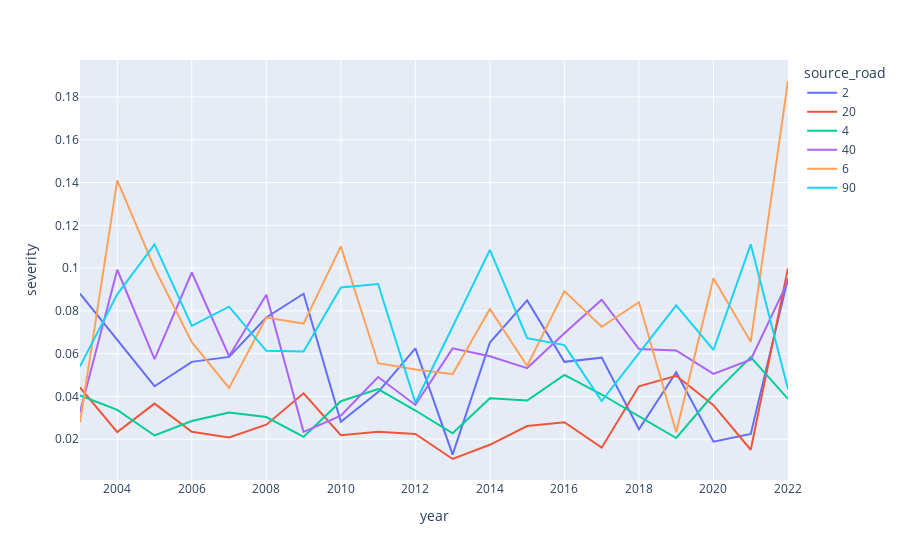

Source (notebook cell):
### Code cell
(
    df
    # >> filter(_.source_road == '90')
    >> group_by(_.source_road, _.year)
    >> summarize(severity=(_.accident_severity=='קטלנית').sum() / (_.year != 0).sum())
    >> pipe(lambda x: px.line(x, x='year', y='severity', color='source_road'))
)

### Figure 1 — Plotly figure (JSON) as saved in the notebook; plotly's stock layout.template omitted (floating-point values rounded to 4 significant figures)
{"data": [{"hovertemplate": "source_road=2<br>year=%{x}<br>severity=%{y}<extra></extra>", "legendgroup": "2", "line": {"color": "#636efa", "dash": "solid"}, "marker": {"symbol": "circle"}, "mode": "lines", "name": "2", "orientation": "v", "showlegend": true, "type": "scatter", "x": [2003, 2004, 2005, 2006, 2007, 2008, 2009, 2010, 2011, 2012, 2013, 2014, 2015, 2016, 2017, 2018, 2019, 2020, 2021, 2022], "xaxis": "x", "y": [0.08811, 0.06633, 0.04478, 0.05618, 0.05848, 0.07692, 0.08805, 0.02817, 0.04202, 0.0625, 0.01282, 0.06522, 0.08491, 0.05618, 0.05814, 0.02469, 0.05128, 0.01887, 0.02247, 0.09524], "yaxis": "y"}, {"hovertemplate": "source_road=20<br>year=%{x}<br>severity=%{y}<extra></extra>", "legendgroup": "20", "line": {"color": "#EF553B", "dash": "solid"}, "marker": {"symbol": "circle"}, "mode": "lines", "name": "20", "orientation": "v", "showlegend": true, "type": "scatter", "x": [2003, 2004, 2005, 2006, 2007, 2008, 2009, 2010, 2011, 2012, 2013, 2014, 2015, 2016, 2017, 2018, 2019, 2020, 2021, 2022], "xaxis": "x", "y": [0.04425, 0.02336, 0.03665, 0.02347, 0.02083, 0.02679, 0.04145, 0.0219, 0.02344, 0.02247, 0.01075, 0.01739, 0.02614, 0.02797, 0.01604, 0.04478, 0.04969, 0.03593, 0.01508, 0.1], "yaxis": "y"}, {"hovertemplate": "source_road=4<br>year=%{x}<br>severity=%{y}<extra></extra>", "legendgroup": "4", "line": {"color": "#00cc96", "dash": "solid"}, "marker": {"symbol": "circle"}, "mode": "lines", "name": "4", "orientation": "v", "showlegend": true, "type": "scatter", "x": [2003, 2004, 2005, 2006, 2007, 2008, 2009, 2010, 2011, 2012, 2013, 2014, 2015, 2016, 2017, 2018, 2019, 2020, 2021, 2022], "xaxis": "x", "y": [0.04043, 0.03369, 0.02174, 0.02853, 0.03253, 0.03035, 0.02109, 0.03777, 0.04348, 0.03342, 0.02278, 0.03911, 0.0381, 0.05012, 0.04091, 0.03088, 0.02057, 0.04098, 0.05838, 0.03883], "yaxis": "y"}, {"hovertemplate": "source_road=40<br>year=%{x}<br>severity=%{y}<extra></extra>", "legendgroup": "40", "line": {"color": "#ab63fa", "dash": "solid"}, "marker": {"symbol": "circle"}, "mode": "lines", "name": "40", "orientation": "v", "showlegend": true, "type": "scatter", "x": [2003, 2004, 2005, 2006, 2007, 2008, 2009, 2010, 2011, 2012, 2013, 2014, 2015, 2016, 2017, 2018, 2019, 2020, 2021, 2022], "xaxis": "x", "y": [0.03261, 0.09924, 0.05747, 0.09796, 0.05882, 0.08756, 0.02344, 0.03103, 0.04911, 0.03604, 0.0625, 0.05882, 0.05325, 0.06952, 0.08523, 0.06218, 0.06154, 0.05056, 0.05714, 0.09375], "yaxis": "y"}, {"hovertemplate": "source_road=6<br>year=%{x}<br>severity=%{y}<extra></extra>", "legendgroup": "6", "line": {"color": "#FFA15A", "dash": "solid"}, "marker": {"symbol": "circle"}, "mode": "lines", "name": "6", "orientation": "v", "showlegend": true, "type": "scatter", "x": [2003, 2004, 2005, 2006, 2007, 2008, 2009, 2010, 2011, 2012, 2013, 2014, 2015, 2016, 2017, 2018, 2019, 2020, 2021, 2022], "xaxis": "x", "y": [0.02778, 0.141, 0.1, 0.06542, 0.04396, 0.07692, 0.07407, 0.1102, 0.05556, 0.05263, 0.05036, 0.08088, 0.05426, 0.08929, 0.07258, 0.08403, 0.02326, 0.09524, 0.06557, 0.1875], "yaxis": "y"}, {"hovertemplate": "source_road=90<br>year=%{x}<br>severity=%{y}<extra></extra>", "legendgroup": "90", "line": {"color": "#19d3f3", "dash": "solid"}, "marker": {"symbol": "circle"}, "mode": "lines", "name": "90", "orientation": "v", "showlegend": true, "type": "scatter", "x": [2003, 2004, 2005, 2006, 2007, 2008, 2009, 2010, 2011, 2012, 2013, 2014, 2015, 2016, 2017, 2018, 2019, 2020, 2021, 2022], "xaxis": "x", "y": [0.05405, 0.08772, 0.1111, 0.07303, 0.08197, 0.06135, 0.06098, 0.09091, 0.09259, 0.03704, 0.07258, 0.1085, 0.06723, 0.064, 0.03788, 0.06, 0.08257, 0.06173, 0.1111, 0.04348], "yaxis": "y"}], "layout": {"legend": {"title": {"text": "source_road"}, "tracegroupgap": 0}, "margin": {"t": 60}, "xaxis": {"anchor": "y", "domain": [0, 1], "title": {"text": "year"}}, "yaxis": {"anchor": "x", "domain": [0, 1], "title": {"text": "severity"}}}}
